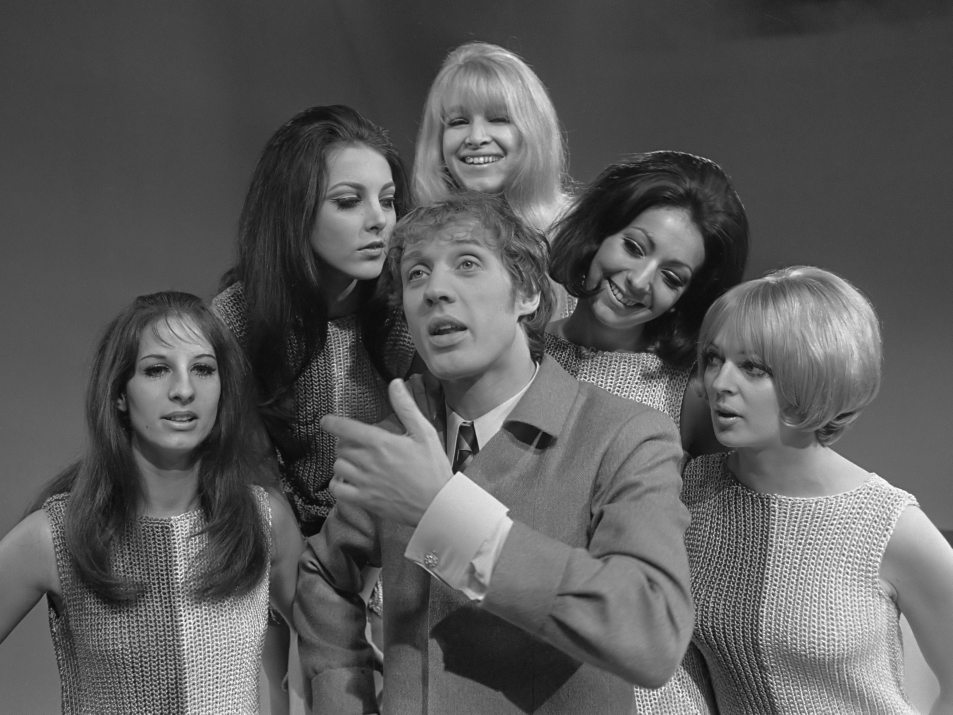
#> input picture ML-Basics/Dataset/image.jpg, 2857 x 2143 px (shown at 1/3 size)
$ python 19-Face-Detection.py
#> lines starting #> are read from the running program, lines starting #| are printed output that depends on the picture
import cv2

imagePath = "./Dataset/image.jpg"
cascadeClassifierPath = "./Dataset/haarcascade_frontalface_alt.xml"

cascadeClassifier = cv2.CascadeClassifier(cascadeClassifierPath)

# Read and convert image to grascale
image = cv2.imread(imagePath)
#> image is the input picture: shape (2143, 2857, 3); min 0, max 255, mean 90.1
grayScaleImage = cv2.cvtColor(image, cv2.COLOR_BGR2GRAY)


'''
<-------- PARAMETERS FOR FACE DETECTION -------->

cascadeClassifier.detectMultiScale(image, faceDetections, scaleFactor, minNeighbors, flags, minSize, maxSize)

1.) scaleFactor: Since some faces may be closer to the camera, they would appear bigger
	than other faces in the background -> the scale factor compensates for this
	Specifying how much the image size is reduced at each image scale

	The model has a fixed size defined during training: in the haarcascade_frontalface_alt.xml file !!!
	By rescaling the input image, you can resize a larger face to a smaller one,
	making it detectable by the algorithm

	Value: 1.1 - 1.4
		Small -> algorithm will be slow since it is more thorough
		High -> faster detection with the risk of missing some faces altogether

 2.) minNeighbors: specifying how many neighbors each candidate rectangle should have to retain it
 			Value interval: ~ 3-6
 				Higher values -> less detections but with higher quality !!!

 3.) flags: kind of a heuristic
 		Reject some image regions that contain too few or too much edges
 			 and thus can not contain the searched object

 4.) minSize: objects smaller than that are ignored !!!
 			We can specify what is the smallest object we want to recognize
 					[30x30] is the standard

 5.) maxSize: objects larger than that are ignored !!!
'''


# Detect faces
detectedFaces = cascadeClassifier.detectMultiScale(grayScaleImage,  scaleFactor=1.1, minNeighbors=10, minSize=(30, 30))
#> detectedFaces = [[929, 462, 359, 359], [371, 974, 350, 350], [1255, 212, 360, 360], [1991, 937, 398, 398], [1126, 636, 418, 418]]

# Draw reactangle on faces
for(x,y, width, height) in detectedFaces:
	cv2.rectangle(image, (x, y), (x+width, y+height), (0,0,255), 10)
#> this loop made 5 passes
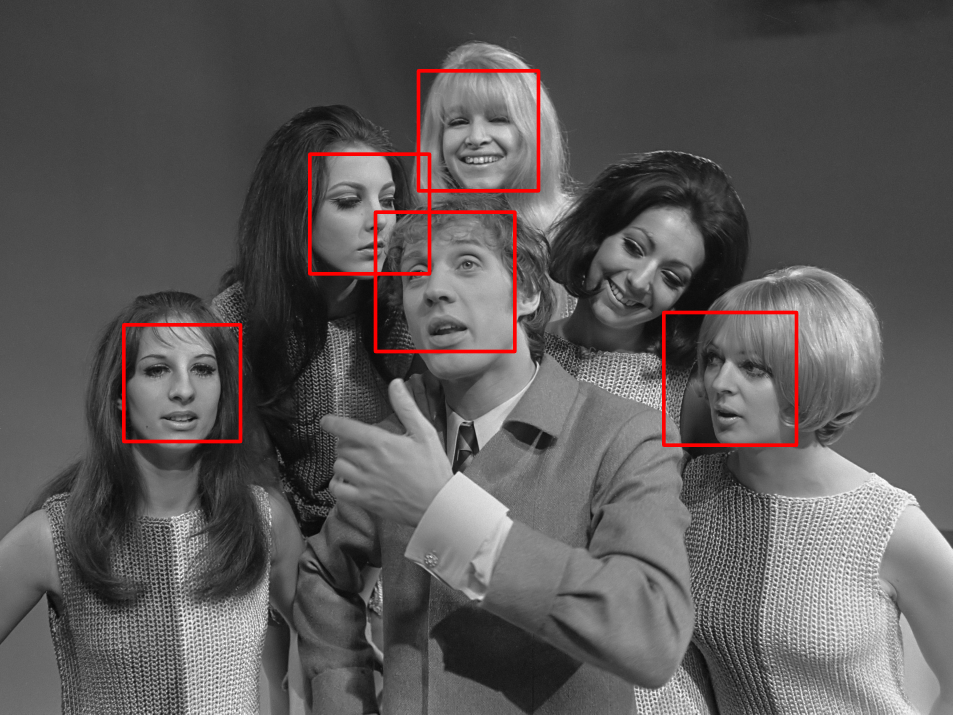
#> image: shape (2143, 2857, 3) (shown at 1/3 size); mean B, G, R 88.9, 88.9, 92.3

# Print the result
cv2.imwrite('./Dataset/result.jpg', image)
